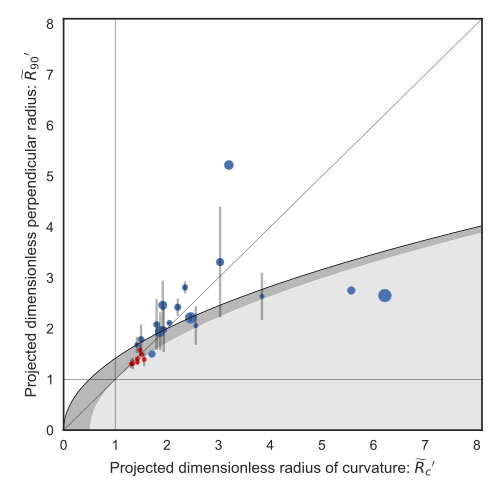

Write the Python code that produced this figure.
T=[["073-227", "147.26", "0.65", "6.47", "-999.00", "3.12", "1.09", "3.20", "-999.00", "5.22"], ["109-246", "89.67", "1.34", "27.23", "1.83", "-999.00", "2.11", "6.22", "2.65", "-999.00"], ["000-400", "254.03", "0.31", "3.37", "2.46", "2.34", "0.58", "2.21", "2.59", "2.25"], ["005-514", "262.64", "0.44", "2.76", "-999.00", "-999.00", "0.61", "1.71", "1.50", "-999.00"], ["012-407", "231.47", "-999.00", "-999.00", "-999.00", "-999.00", "0.99", "1.86", "-999.00", "1.92"], ["030-524", "234.09", "0.16", "1.99", "2.33", "2.91", "0.27", "3.84", "2.17", "3.10"], ["042-628", "259.60", "0.69", "2.77", "1.67", "-999.00", "1.19", "1.87", "1.58", "2.32"], ["LL1", "198.63", "0.96", "2.61", "3.05", "2.05", "1.54", "2.46", "2.14", "2.28"], ["069-601", "212.20", "0.21", "2.90", "2.42", "3.39", "0.42", "2.05", "2.13", "2.09"], ["4285-458", "721.18", "-999.00", "-999.00", "-999.00", "-999.00", "0.27", "2.56", "1.68", "2.44"], ["LL3", "566.33", "0.26", "2.35", "-999.00", "-999.00", "0.55", "1.94", "1.54", "2.41"], ["LL4", "593.14", "0.24", "5.81", "4.67", "3.35", "0.43", "2.35", "2.69", "2.93"], ["4468-605", "471.31", "0.28", "2.47", "1.35", "1.52", "0.53", "1.80", "2.58", "1.58"], ["116-3101", "463.92", "0.22", "1.41", "1.72", "1.74", "0.31", "1.42", "1.52", "1.84"], ["266-558", "218.16", "0.51", "1.79", "-999.00", "1.25", "0.94", "1.92", "1.98", "2.94"], ["308-3036", "484.14", "0.29", "1.35", "-999.00", "1.05", "0.52", "1.50", "1.49", "2.08"], ["LL5", "369.55", "0.40", "2.63", "1.59", "2.69", "0.78", "3.03", "2.22", "4.40"], ["LL6", "485.83", "0.33", "6.01", "3.77", "4.31", "0.77", "5.57", "-999.00", "2.75"]]
TRSG=[["alphaori", "3.70", "1.43", "1.38", "1.43"], ["uuaur", "0.78", "1.31", "1.22", "1.39"], ["rleo", "0.85", "1.43", "1.29", "1.39"], ["rhya", "0.89", "1.48", "1.46", "1.69"], ["v1943sgr", "0.53", "1.34", "1.42", "1.20"], ["xpav", "0.48", "1.51", "1.48", "1.50"], ["mucep", "0.70", "1.56", "1.52", "1.26"]]
import sys
import numpy as np
from matplotlib import pyplot as plt
import matplotlib.ticker
import seaborn as sns
from astropy.table import Table

cols = ['Source', 'D',
        'R0 in', 'Rc in', 'R90 in', 'Rm90 in',
        'R0 out', 'Rc out', 'R90 out', 'Rm90 out',
]
cols2 = ['Source',
        'R0 out', 'Rc out', 'R90 out', 'Rm90 out',
]
dtype = [str] + [float]*9
dtype2 = [str] + [float]*4
table_LL = Table(rows=T, names=cols, dtype=dtype)
table_RSG = Table(rows=TRSG, names=cols2, dtype=dtype2)

Rcols = [_ for _ in cols if _.startswith('R')]

for table in table_LL, table_RSG:
    for col in Rcols:
        if col in table.colnames:
            m = table[col] < 0.0
            table[col][m] = np.nan

    # Take average +/- std of the +ve and -ve R90
    R90stack = np.stack([table['R90 out'], table['Rm90 out']])
    table['R90'] = np.nanmean(R90stack, axis=0)
    table['dR90'] = np.nanstd(R90stack, axis=0)
    table.remove_columns(['R90 out', 'Rm90 out'])

table_LL.write('ll-arcs-radii.tab', overwrite=True, format='ascii.tab')
table_RSG.write('rsg-arcs-radii.tab', overwrite=True, format='ascii.tab')

plotfile = sys.argv[0].replace('.py', '.pdf')

sns.set_style('white')

fig, ax = plt.subplots(figsize=(5, 5))
Rc_grid = np.linspace(0.0, 10.0, 2000)
R90_T0_grid = np.sqrt(2*Rc_grid)
R90_T1_grid = np.sqrt(2*Rc_grid - 1.0)
R90_T1_grid[~np.isfinite(R90_T1_grid)] = 0.0 

ax.fill_between(Rc_grid, R90_T1_grid, R90_T0_grid, color='k', alpha=0.2)
ax.fill_between(Rc_grid, R90_T0_grid, color='k', alpha=0.1)
ax.plot(Rc_grid, R90_T0_grid, c='k', lw=0.5)
ax.axhline(1.0, lw=0.5, alpha=0.5, color='k', zorder=-1)
ax.axvline(1.0, lw=0.5, alpha=0.5, color='k', zorder=-1)
ax.plot([0.0, 10.0], [0.0, 10.0], lw=0.5, alpha=0.5, color='k', zorder=-1)

ax.scatter(table_LL['Rc out'], table_LL['R90'], s=40*table_LL['R0 out'])
ax.errorbar(table_LL['Rc out'], table_LL['R90'], yerr=table_LL['dR90'], fmt='none', alpha=0.3)

ax.scatter(table_RSG['Rc out'], table_RSG['R90'], s=10, c='r', alpha=0.8)
ax.errorbar(table_RSG['Rc out'], table_RSG['R90'], yerr=table_RSG['dR90'], fmt='none', alpha=0.3)

ax.set(
    yscale='linear',
    xscale='linear',
    xlim=[0.0, 8.1],
    ylim=[0.0, 8.1],
#    ylim=[-3.0, 1.1],
    xlabel=r"Projected dimensionless radius of curvature: $\widetilde{R}_{c}{}'$",
    ylabel=r"Projected dimensionless perpendicular radius: $\widetilde{R}_{90}{}'$",
)        


fig.tight_layout()
fig.savefig(plotfile)
print(plotfile, end='')
